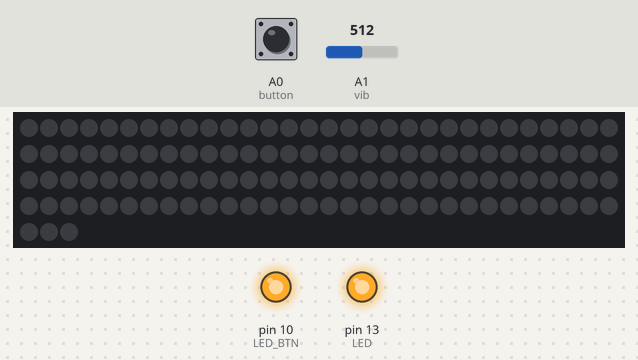
The sketch below on a simulated Arduino Uno, built with avr-gcc and run on an emulated ATmega328P. Shown: 123 RGB LEDs in strip order, left to right, continuing on the next row, output pins drawn as LEDs (lit = HIGH). Inputs (shaded band) come from the test bench; at power-on: A0 (button) HIGH, A1 (vib) = 512. Dim RGB values are drawn brighter than linear; random numbers use the default seed unless the sketch sets one; the audio player accepts every command and is not drawn.

Above: at 2.9 s.
3.0 s: A0 (button) pulled LOW for 0.15 s
3.7 s: A1 (vib) set to 240
At 4.75 s:
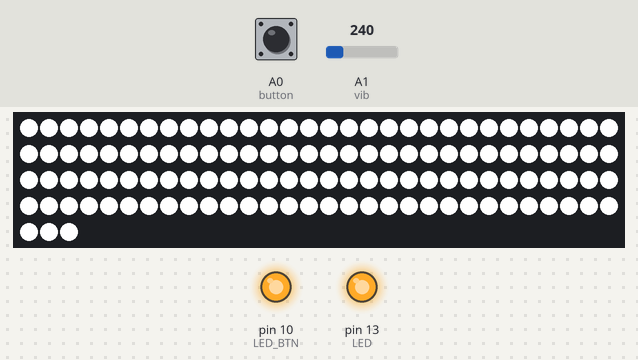
6.7 s: A0 (button) pulled LOW for 0.15 s
At 7.0 s:
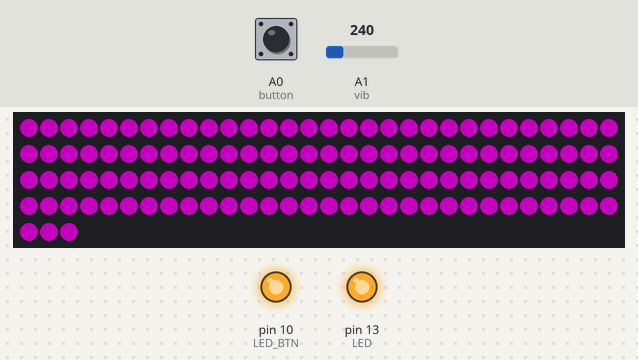
7.4 s: A0 (button) pulled LOW for 3.2 s
At 9.5 s:
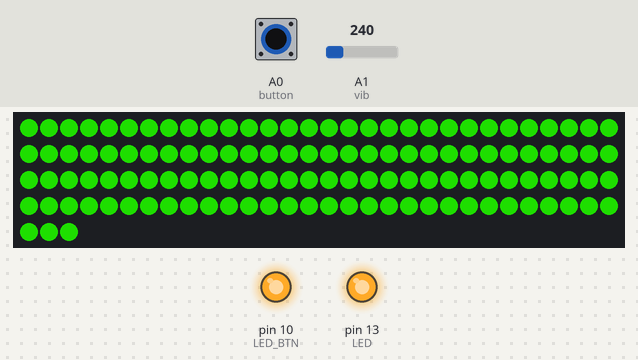
11.2 s: A0 (button) pulled LOW for 1 s
At 12.65 s:
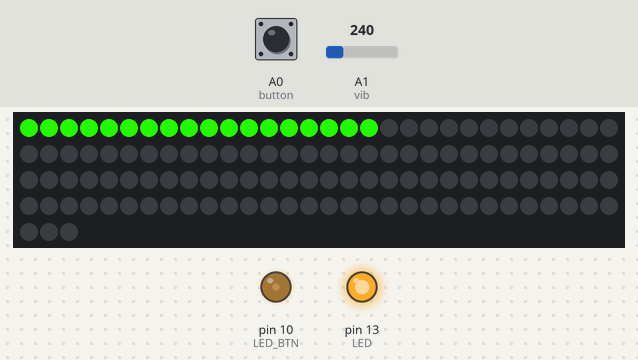
12.8 s: A1 (vib) set to 0
At 13.8 s:
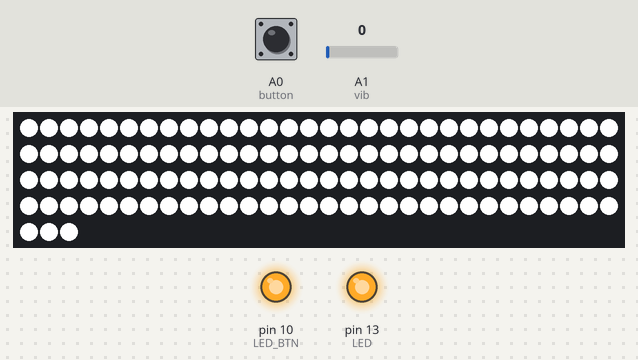
Timing chart, 0 to 15.8 s (numbered marks = the images above; inputs shaded):
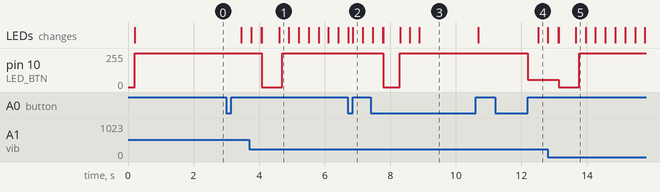

Measured:
- after the input at 11.2 s, the LEDs: change after 1.3 s (image 4)

The sketch:

SABER_WS2812_PureColor.ino
```cpp
#include <FastLED.h>
#include <SoftwareSerial.h>
#include <DFPlayer_Mini_Mp3.h>

#define LED_PIN     9
#define COLOR_ORDER GRB
#define CHIPSET     WS2812B
#define NUM_LEDS    123

#define BRIGHTNESS  255
#define FRAMES_PER_SECOND 120

CRGB leds[NUM_LEDS];

CRGBPalette16 gPal;
SoftwareSerial mySerial(2, 3); // RX, TX

int loopyLoop = 0; // loop for timer
const int LED = 13;
const int LED_BTN = 10;
const int vib = A1;
const int button = A0;
int vibCur = 0;
int vibBef = 0;
int vibCount = 0;
int vibVal = 0;
long currentColor = 0;
int buttonHoldTime = 0;
int fadeAmount = 1;
int standBrightness = 5;
boolean buttonHold = false;
boolean saberEngage = false;
int saberMode = 1; // 1.standby, 2.saber on. 3.saber off.
int brightnessON = 201;

void setup() {
  delay(200); // sanity delay
  pinMode(vib, INPUT);
  pinMode(LED, OUTPUT);
  pinMode(LED_BTN, OUTPUT);
  pinMode(button, INPUT);
  FastLED.addLeds<CHIPSET, LED_PIN, COLOR_ORDER>(leds, NUM_LEDS).setCorrection( TypicalLEDStrip );
  FastLED.setBrightness( BRIGHTNESS );
  randomSeed(analogRead(vib));
  digitalWrite(LED, HIGH);
  digitalWrite(LED_BTN, HIGH);
  digitalWrite(button, HIGH);
  mySerial.begin (9600);
  Serial.begin(9600);
  mp3_set_serial (mySerial);
  mp3_set_volume (20);
  mp3_play (8); //init sound
  for(int i = NUM_LEDS-1; i >= 0; i--) {
    leds[i] = CRGB::Black;
  }
  FastLED.show();
  randomSeed(analogRead(vib));
  currentColor = random(0,255);
  delay(1500);
}

void loop(){
  checkButton();
  checkVib();
  if(saberMode==1){
    standby();
  }else if(saberMode==2){
    saberON();
  }else if(saberMode==3){
    saberONing();
  }else if(saberMode==4){
    saberOFF();
  }
}
void checkVib(){
  vibVal = analogRead(vib);
  vibCur = vibVal;
  int vibTemp = abs(vibBef - vibCur);
  if(saberMode ==3 && vibCount<2){
    if(vibTemp>210){
      playClash();
      for(int j=0; j<=3; j++){
        for(int i = 0; i < NUM_LEDS; i++) {
          leds[i] = CHSV(currentColor,255,255);
        }
        FastLED.show();
        delay(10);
        for(int i = 0; i < NUM_LEDS; i++) {
          leds[i] = CRGB::White;
        }
        FastLED.show();
        delay(10);
      }
      loopyLoop=350;
      //Serial.println("Wave");
    }else if(vibTemp>160){
      playWave();
      loopyLoop=400;
      //Serial.println("Clash");
    }else{
      //Serial.println("Normal");
      vibCount = 0;
    }
  }else if(saberMode==1){
    if(vibTemp>250){
      long tempRan = random(0,30);
      if(tempRan == 1){
        mp3_play (15);
      }else if(tempRan == 2){
        mp3_play (16);
      }else if(tempRan == 3){
        mp3_play (17);
      }else if(tempRan == 4){
        mp3_play (18);
      }else if(tempRan == 5){
        mp3_play (19);
      }else if(tempRan == 6){
        mp3_play (20);
      }else if(tempRan == 7){
        mp3_play (21);
      }else if(tempRan == 8){
        mp3_play (22);
      }
    }
  }
  vibBef = vibCur;
}
void checkButton(){
  // to determin the button mode and count the time
  // Read 0 = pressed, 1 = free/open/unpress
  if(digitalRead(button)==0){
    buttonHold = true;
    if(buttonHoldTime<=500){
      buttonHoldTime++;
    }
  }else{
    buttonHold = false;
  }
  if(buttonHold == false && buttonHoldTime > 10 && buttonHoldTime < 1000){
    if(saberMode==1){
      saberMode=2;
      buttonHoldTime=0;
    }
    if(saberMode==3 && buttonHoldTime > 10 && buttonHoldTime < 500){
      loopyLoop=490;
      randomSeed(analogRead(vib));
      currentColor = random(0,255);
      saberMode=2;
      buttonHoldTime=0;
    }
  }
  if(saberMode ==3 && buttonHold == true && buttonHoldTime > 90){
    buttonHoldTime=0;
    saberMode = 4;
  }
  if(buttonHold == false && buttonHoldTime >= 100){
    buttonHoldTime=0;
  }
}
void playWave(){
  long tempRan = random(0,2);
  vibCount++;
  if(tempRan==1){
    mp3_play (6);
  }else{
    mp3_play (7);
  }
}
void playClash(){
  long tempRan = random(0,2);
  vibCount++;
  if(tempRan==1){
    mp3_play (4);
  }else{
    mp3_play (5);
  }
}
void playLoop(){
  long tempRan = random(0,30);
  if(tempRan == 1){
    mp3_play (9);
  }else if(tempRan == 2){
    mp3_play (10);
  }else if(tempRan == 3){
    mp3_play (11);
  }else if(tempRan == 4){
    mp3_play (12);
  }else if(tempRan == 5){
    mp3_play (13);
  }else if(tempRan == 6){
    mp3_play (14);
  }else{
    mp3_play (3);
  }
}
void playClose(){
  mp3_play (2);
  delay(1200);
}
void playOpen(){
  mp3_play (1);
}
void standby(){
  analogWrite(LED_BTN, standBrightness);
  standBrightness = standBrightness + fadeAmount;
  if (standBrightness == 0 || standBrightness == 255) {
    fadeAmount = -fadeAmount ;
  }
  delay(1);
}
void saberOFF(){
  playClose();
  for(int i = NUM_LEDS-1; i >= 0; i--) {
    leds[i] = CRGB::Black;
    FastLED.show();
  }
  saberMode=1;
}
void saberON(){
  playOpen();
  delay(200);
  loopyLoop=490;
  //delay(1200); // wait for sound
  for(int i = 0; i < NUM_LEDS; i++) {
    leds[i] = CHSV(currentColor,255,255);
    FastLED.show();
    delay(1);
  }
  digitalWrite(LED_BTN, LOW);
  saberMode=3;
  delay(500);
}
void saberONing(){
  digitalWrite(LED_BTN, HIGH);
  if(loopyLoop >= 500){
    playLoop();
    loopyLoop=0;
    vibCount=0;
  }
  loopyLoop++;
  brightnessON = brightnessON + fadeAmount;
  for(int i = 0; i<NUM_LEDS; i++){
    leds[i] = CHSV(currentColor,255,brightnessON);
  }
  FastLED.show();
  if (brightnessON == 150 || brightnessON == 255) {
    fadeAmount = -fadeAmount ;
  }
}
```
